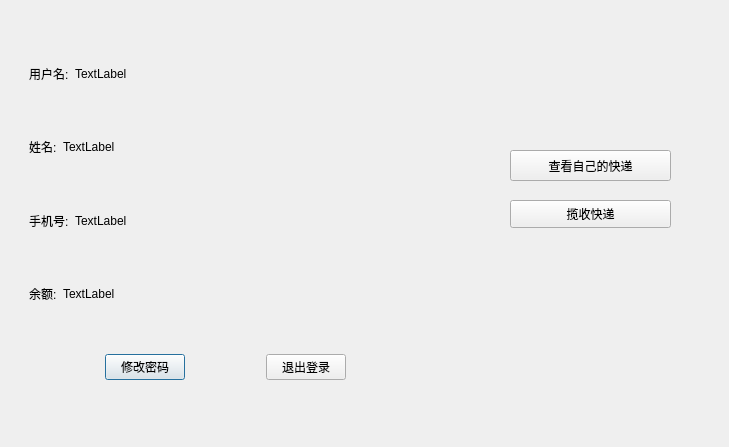
<?xml version="1.0" encoding="UTF-8"?>
<ui version="4.0">
 <class>CourierWindow</class>
 <widget class="QDialog" name="CourierWindow">
  <property name="geometry">
   <rect>
    <x>0</x>
    <y>0</y>
    <width>729</width>
    <height>447</height>
   </rect>
  </property>
  <property name="windowTitle">
   <string>Dialog</string>
  </property>
  <widget class="QWidget" name="widget_5" native="true">
   <property name="geometry">
    <rect>
     <x>20</x>
     <y>40</y>
     <width>411</width>
     <height>361</height>
    </rect>
   </property>
   <layout class="QVBoxLayout" name="verticalLayout">
    <item>
     <widget class="QWidget" name="widget" native="true">
      <layout class="QHBoxLayout" name="horizontalLayout">
       <item>
        <widget class="QLabel" name="label">
         <property name="text">
          <string>用户名:</string>
         </property>
        </widget>
       </item>
       <item>
        <widget class="QLabel" name="Username_Line">
         <property name="sizePolicy">
          <sizepolicy hsizetype="Preferred" vsizetype="Preferred">
           <horstretch>20</horstretch>
           <verstretch>0</verstretch>
          </sizepolicy>
         </property>
         <property name="text">
          <string>TextLabel</string>
         </property>
        </widget>
       </item>
      </layout>
     </widget>
    </item>
    <item>
     <widget class="QWidget" name="widget_2" native="true">
      <layout class="QHBoxLayout" name="horizontalLayout_2">
       <item>
        <widget class="QLabel" name="label_3">
         <property name="text">
          <string>姓名:</string>
         </property>
        </widget>
       </item>
       <item>
        <widget class="QLabel" name="NameLine">
         <property name="sizePolicy">
          <sizepolicy hsizetype="Preferred" vsizetype="Preferred">
           <horstretch>20</horstretch>
           <verstretch>0</verstretch>
          </sizepolicy>
         </property>
         <property name="text">
          <string>TextLabel</string>
         </property>
        </widget>
       </item>
      </layout>
     </widget>
    </item>
    <item>
     <widget class="QWidget" name="widget_4" native="true">
      <layout class="QHBoxLayout" name="horizontalLayout_4">
       <item>
        <widget class="QLabel" name="label_7">
         <property name="text">
          <string>手机号:</string>
         </property>
        </widget>
       </item>
       <item>
        <widget class="QLabel" name="PhoneNum_Line">
         <property name="sizePolicy">
          <sizepolicy hsizetype="Preferred" vsizetype="Preferred">
           <horstretch>20</horstretch>
           <verstretch>0</verstretch>
          </sizepolicy>
         </property>
         <property name="text">
          <string>TextLabel</string>
         </property>
        </widget>
       </item>
      </layout>
     </widget>
    </item>
    <item>
     <widget class="QWidget" name="widget_3" native="true">
      <layout class="QHBoxLayout" name="horizontalLayout_3">
       <item>
        <widget class="QLabel" name="label_5">
         <property name="text">
          <string>余额:</string>
         </property>
        </widget>
       </item>
       <item>
        <widget class="QLabel" name="Balance_Line">
         <property name="sizePolicy">
          <sizepolicy hsizetype="Preferred" vsizetype="Preferred">
           <horstretch>20</horstretch>
           <verstretch>0</verstretch>
          </sizepolicy>
         </property>
         <property name="text">
          <string>TextLabel</string>
         </property>
        </widget>
       </item>
      </layout>
     </widget>
    </item>
    <item>
     <widget class="QWidget" name="widget_6" native="true">
      <layout class="QHBoxLayout" name="horizontalLayout_5">
       <item>
        <spacer name="horizontalSpacer">
         <property name="orientation">
          <enum>Qt::Horizontal</enum>
         </property>
         <property name="sizeHint" stdset="0">
          <size>
           <width>41</width>
           <height>20</height>
          </size>
         </property>
        </spacer>
       </item>
       <item>
        <widget class="QPushButton" name="btnChangePassword">
         <property name="text">
          <string>修改密码</string>
         </property>
        </widget>
       </item>
       <item>
        <spacer name="horizontalSpacer_2">
         <property name="orientation">
          <enum>Qt::Horizontal</enum>
         </property>
         <property name="sizeHint" stdset="0">
          <size>
           <width>40</width>
           <height>20</height>
          </size>
         </property>
        </spacer>
       </item>
       <item>
        <widget class="QPushButton" name="btn_Exit">
         <property name="text">
          <string>退出登录</string>
         </property>
        </widget>
       </item>
       <item>
        <spacer name="horizontalSpacer_3">
         <property name="orientation">
          <enum>Qt::Horizontal</enum>
         </property>
         <property name="sizeHint" stdset="0">
          <size>
           <width>41</width>
           <height>20</height>
          </size>
         </property>
        </spacer>
       </item>
      </layout>
     </widget>
    </item>
   </layout>
  </widget>
  <widget class="QPushButton" name="btn_Collect">
   <property name="geometry">
    <rect>
     <x>510</x>
     <y>200</y>
     <width>161</width>
     <height>28</height>
    </rect>
   </property>
   <property name="text">
    <string>揽收快递</string>
   </property>
  </widget>
  <widget class="QPushButton" name="btn_Check">
   <property name="geometry">
    <rect>
     <x>510</x>
     <y>150</y>
     <width>161</width>
     <height>31</height>
    </rect>
   </property>
   <property name="text">
    <string>查看自己的快递</string>
   </property>
  </widget>
 </widget>
 <resources/>
 <connections/>
</ui>
